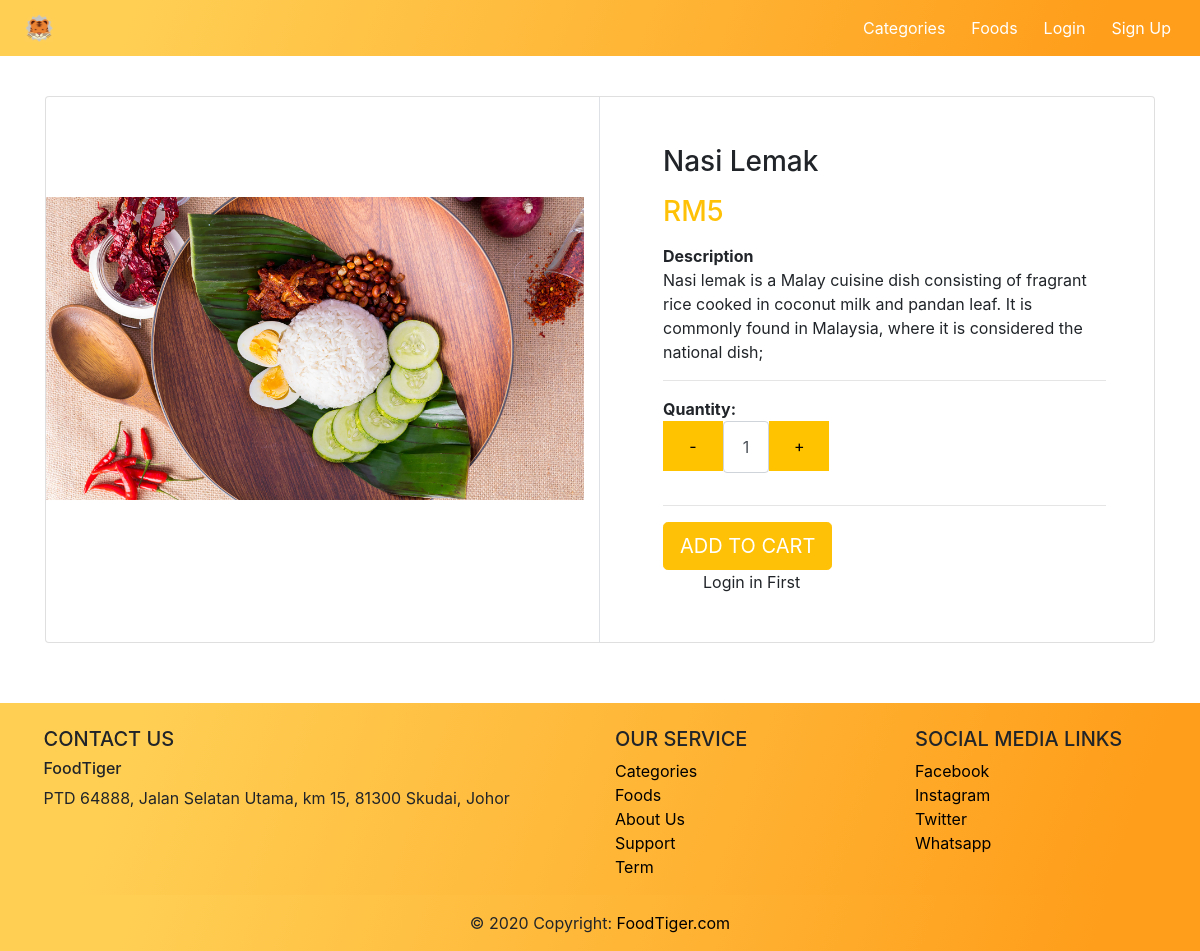
Page /customer/fooddetails.php?f_id=2 on the committed database.
### tables this page shows
CREATE TABLE `food` (
  `f_id` int(11) NOT NULL,
  `cart_id` int(10) NOT NULL,
  `nameFood` varchar(255) NOT NULL,
  `description` varchar(255) NOT NULL,
  `imageFood` varchar(500) NOT NULL,
  `price` int(30) NOT NULL
);

### customer/fooddetails.php (the view, shortened to what this page needs)
<?php
include "../database/connection.php";
if (isset($_GET['f_id'])) {
    $f_id = $_GET['f_id'];
    $sql = "select * from food where food.f_id='" . $f_id . "'";
    $result = $conn->query($sql);
    if ($result->num_rows > 0) {
        while ($row = $result->fetch_assoc()) {
            $nameFood = $row['nameFood'];
            $description = $row['description'];
            $imagefood = $row['imageFood'];
            $price = $row['price'];
            $f_id = $row['f_id'];
        }
    }
}
?>
<!DOCTYPE html>
<html>
<head>
    <link rel="stylesheet" href="../css/nav-bar.css">
    <link rel="stylesheet" href="../css/aboutus.css">
    <link rel="stylesheet" href="../css/fooddetails.css">
    <link rel="stylesheet" href="../css/yel.css">
</head>
<body>
    <header>
        <?php
        include "navandfooter/nav.php";
        ?>
    </header>
    <div class="container" style="margin-top:8%;margin-bottom:3%;">
        <?php
        $connect = mysqli_connect("localhost", "root", "", "foodtiger");
        $query = "SELECT * FROM food ORDER BY f_id ASC";
        $result = mysqli_query($connect, $query);
        if (mysqli_num_rows($result) > 0) {
            while ($row = mysqli_fetch_all($result)) {
        ?>
                <form method="post" action="../cart.php?action=add&id=<?php echo $f_id; ?>">
                    <div class="card">
                        <div class="row">
                            <aside class="col-sm-6 border-right">
                                <article class="gallery-wrap">
                                    <div class="img-big-wrap">
                                        <img src="image/<?php echo $imagefood; ?>" alt="<?php echo $nameFood; ?>" class="img-fluid" style="width:100%;height:70%;margin-top:100px;text-align:center;">
                                    </div>
                                </article>
                            </aside>
                            <aside class="col-sm-6">
                                <article class="card-body p-5">
                                    <h3 class="title mb-3"><?php echo $nameFood; ?></h3>
                                    <p class="price-detail-wrap">
                                        <span class="price h3 text-warning">
                                            <span class="currency">RM<?php echo $price; ?></span>
                                        </span>
                                    </p>
                                    <dl class="item-property">
                                        <dt>Description</dt>
                                        <dd>
                                            <p><?php echo  $description; ?></p>
                                        </dd>
                                    </dl>
                                    <hr>
                                    <div class="row">
                                        <div class="col-sm-5">
                                            <dl class="param param-inline">
                                                    <dt>Quantity: </dt>
                                                    <input type="number" min="1" max="25" name="quantity" class="form-control" value="1" data-decimals="0" />
                                            </dl>
                                        </div>
                                    </div>
                                    <hr>
                                    <?php
                                    if (isset($_SESSION['Name'])) { ?>
                                        <input type="submit" name="add" class="btn  btn-warning text-uppercase text-white" value="Add to Cart" style="width:auto;">
                                    <?php
                                    } else { ?>
                                        <a class="btn btn-lg btn-warning text-uppercase text-white" href="#"  data-target="#login" style="width:auto;" disabled>Add to Cart</a>
                                        <div style="margin-left: 40px;">Login in First</div>
                                    <?php
                                    } ?>
                                </article>
                            </aside>
                        </div>
                    </div>
            <?php
            }
        }
            ?>
                </form>
    </div>
    <footer style="margin-top:5%;">
        <?php
        include "navandfooter/footer.php";
        ?>
    </footer>
</body>
</html>
<link rel="stylesheet" href="../dist/jquery.nice-number.min.css">

### css/aboutus.css (style rules this page uses)
.row:after { content: ""; display: table; clear: both; }
img { display: block; height: auto; max-width: 100%; }

### css/fooddetails.css (style rules this page uses)
.gallery-wrap .img-big-wrap img { height: 450px; width: auto; display: inline-block; }

### css/yel.css (style rules this page uses)
input { height: 50px; }

### rows in the picture
food: food.imageFood (picture)
food: nameFood "Nasi Lemak", price "5", description "Nasi lemak is a Malay cuisine dish consisting of fragrant rice cooked in coconut milk and pandan leaf. It is commonly found in Malaysia, where it is considered the national dish;"
